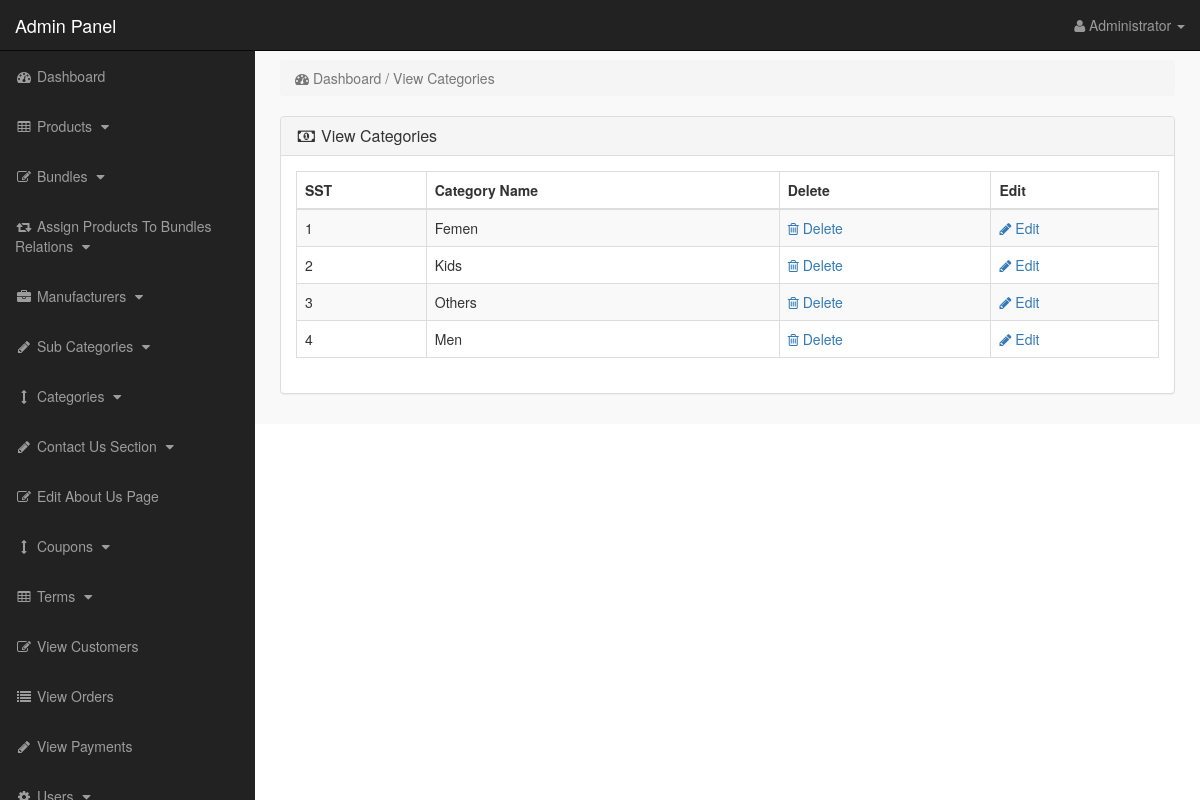
The app's page /admin_area/index.php?view_cats (signed in) with its own data.
### tables this page shows
CREATE TABLE `categories` (
  `cat_id` int(10) NOT NULL,
  `cat_title` text NOT NULL,
  `cat_top` text NOT NULL,
  `cat_image` text NOT NULL
);

### admin_area/view_cats.php (the view)
<?php
if(!isset($_SESSION['admin_email'])){
echo "<script>window.open('login.php','_self')</script>";
}
else {
?>
<div class="row" >
<div class="col-lg-12" >
<ol class="breadcrumb" >
<li class="active" >
<i class="fa fa-dashboard" ></i> Dashboard / View Categories
</li>
</ol>
</div>
</div>
<div class="row" >
<div class="col-lg-12" >
<div class="panel panel-default" >
<div class="panel-heading" >
<h3 class="panel-title" >
<i class="fa fa-money fa-fw"></i> View Categories
</h3>
</div>
<div class="panel-body" >
<div class="table-responsive" >
<table class="table table-bordered table-hover table-striped" >
<thead>
<tr>
<th>SST</th>
<th>Category Name</th>
<th>Delete</th>
<th>Edit</th>
</tr>
</thead>
<tbody>
<?php
$i=0;
$get_cats = "select * from categories";
$run_cats = mysqli_query($con,$get_cats);
while($row_cats = mysqli_fetch_array($run_cats)){
$cat_id = $row_cats['cat_id'];
$cat_title = $row_cats['cat_title'];
$i++;
?>
<tr>
<td><?php echo $i; ?></td>
<td><?php echo $cat_title; ?></td>
<td>
<a href="index.php?delete_cat=<?php echo $cat_id; ?>" >
<i class="fa fa-trash-o" ></i> Delete
</a>
</td>
<td>
<a href="index.php?edit_cat=<?php echo $cat_id; ?>" >
<i class="fa fa-pencil" ></i> Edit
</a>
</td>
</tr>
<?php } ?>
</tbody>
</table>
</div>
</div>
</div>
</div>
</div>
<?php } ?>

### admin_area/includes/sidebar.php (shortened to what this page needs)
<?php
if(!isset($_SESSION['admin_email'])){
echo "<script>window.open('login.php','_self')</script>";
}
else {
?>
<nav class="navbar navbar-inverse navbar-fixed-top" >
<div class="navbar-header" >
<a class="navbar-brand" href="index.php?dashboard" >Admin Panel</a>
</div>
<ul class="nav navbar-right top-nav" >
<li class="dropdown" >
<a href="#" class="dropdown-toggle" data-toggle="dropdown" >
<i class="fa fa-user" ></i>
<?php echo $admin_name; ?> <b class="caret" ></b>
</a>
</li>
</ul>
<div class="collapse navbar-collapse navbar-ex1-collapse">
<ul class="nav navbar-nav side-nav">
<li>
<a href="index.php?dashboard">
<i class="fa fa-fw fa-dashboard"></i> Dashboard
</a>
</li>
<li>
<a href="#" data-toggle="collapse" data-target="#products">
<i class="fa fa-fw fa-table"></i> Products
<i class="fa fa-fw fa-caret-down"></i>
</a>
</li>
<li>
<a href="#" data-toggle="collapse" data-target="#bundles">
<i class="fa fa-fw fa-edit"></i> Bundles
<i class="fa fa-fw fa-caret-down"></i>
</a>
</li>
<li>
<a href="#" data-toggle="collapse" data-target="#relations">
<i class="fa fa-fw fa-retweet"></i> Assign Products To Bundles Relations
<i class="fa fa-fw fa-caret-down"></i>
</a>
</li>
<li>
<a href="#" data-toggle="collapse" data-target="#manufacturers">
<i class="fa fa-fw fa-briefcase"></i> Manufacturers
<i class="fa fa-fw fa-caret-down"></i>
</a>
</li>
<li>
<a href="#" data-toggle="collapse" data-target="#p_cat">
<i class="fa fa-fw fa-pencil"></i> Sub Categories
<i class="fa fa-fw fa-caret-down"></i>
</a>
</li>
<li>
<a href="#" data-toggle="collapse" data-target="#cat">
<i class="fa fa-fw fa-arrows-v"></i> Categories
<i class="fa fa-fw fa-caret-down"></i>
</a>
</li>
<li>
<a href="#" data-toggle="collapse" data-target="#contact_us">
<i class="fa fa-fw fa-pencil"> </i> Contact Us Section
<i class="fa fa-fw fa-caret-down"></i>
</a>
</li>
<li>
<a href="index.php?edit_about_us">
<i class="fa fa-fw fa-edit"></i> Edit About Us Page
</a>
</li>
<li>
<a href="#" data-toggle="collapse" data-target="#coupons">
<i class="fa fa-fw fa-arrows-v"></i> Coupons
<i class="fa fa-fw fa-caret-down"></i>
</a>
</li>
<li>
<a href="#" data-toggle="collapse" data-target="#terms" >
<i class="fa fa-fw fa-table"></i> Terms
<i class="fa fa-fw fa-caret-down"></i>
</a>
</li>
<li>
<a href="index.php?view_customers">
<i class="fa fa-fw fa-edit"></i> View Customers
</a>
</li>
<li>
<a href="index.php?view_orders">
<i class="fa fa-fw fa-list"></i> View Orders
</a>
</li>
<li>
<a href="index.php?view_payments">
<i class="fa fa-fw fa-pencil"></i> View Payments
</a>
</li>
<li>
<a href="#" data-toggle="collapse" data-target="#users">
<i class="fa fa-fw fa-gear"></i> Users
<i class="fa fa-fw fa-caret-down"></i>
</a>
</li>
</ul>
</div>
</nav>
<?php } ?>

### admin_area/css/style.css (style rules this page uses)
body { margin-top:100px; }
@media (min-width: 768px) { body { margin-top:50px; } }
.top-nav { padding:0 15px; }
.top-nav>li { display:inline-block; float:left; }
.top-nav>li>a { padding-top:15px; padding-bottom:15px; line-height:20px; color:#999; }
@media (min-width: 768px) { .side-nav { position:fixed; top:51px; width:255px; border-radius:0; overflow-y:auto; background-color: #222; bottom:0; overflow-x:hidden; padding-bottom:40px; } }
@media (min-width: 768px) { .side-nav>li>a { width:255px; } }
.panel-body { border-radius:5px; }

### records on screen
categories: cat_title "Femen"
categories: cat_title "Kids"
categories: cat_title "Others"
categories: cat_title "Men"

### other values on screen
$admin_name "Administrator"
